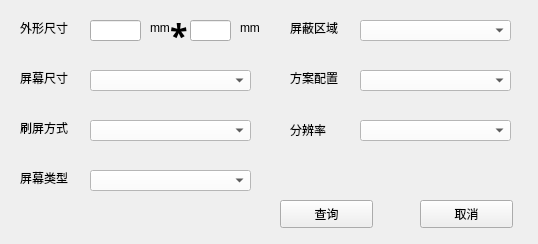
<?xml version="1.0" encoding="UTF-8"?>
<ui version="4.0">
 <class>Model_query</class>
 <widget class="QMainWindow" name="Model_query">
  <property name="geometry">
   <rect>
    <x>0</x>
    <y>0</y>
    <width>538</width>
    <height>244</height>
   </rect>
  </property>
  <property name="windowTitle">
   <string>MainWindow</string>
  </property>
  <widget class="QWidget" name="centralwidget">
   <widget class="QComboBox" name="comboBox_5">
    <property name="geometry">
     <rect>
      <x>90</x>
      <y>70</y>
      <width>161</width>
      <height>21</height>
     </rect>
    </property>
    <property name="styleSheet">
     <string notr="true">background:rgb(255, 255, 255)</string>
    </property>
   </widget>
   <widget class="QComboBox" name="comboBox_9">
    <property name="geometry">
     <rect>
      <x>360</x>
      <y>70</y>
      <width>151</width>
      <height>21</height>
     </rect>
    </property>
    <property name="styleSheet">
     <string notr="true">background:rgb(255, 255, 255)</string>
    </property>
   </widget>
   <widget class="QComboBox" name="comboBox_10">
    <property name="geometry">
     <rect>
      <x>90</x>
      <y>120</y>
      <width>161</width>
      <height>21</height>
     </rect>
    </property>
    <property name="styleSheet">
     <string notr="true">background:rgb(255, 255, 255)</string>
    </property>
   </widget>
   <widget class="QLabel" name="label_11">
    <property name="geometry">
     <rect>
      <x>290</x>
      <y>70</y>
      <width>60</width>
      <height>16</height>
     </rect>
    </property>
    <property name="text">
     <string>方案配置</string>
    </property>
   </widget>
   <widget class="QLabel" name="label_7">
    <property name="geometry">
     <rect>
      <x>20</x>
      <y>120</y>
      <width>61</width>
      <height>16</height>
     </rect>
    </property>
    <property name="text">
     <string>刷屏方式</string>
    </property>
   </widget>
   <widget class="QLabel" name="label_6">
    <property name="geometry">
     <rect>
      <x>20</x>
      <y>20</y>
      <width>61</width>
      <height>16</height>
     </rect>
    </property>
    <property name="text">
     <string>外形尺寸</string>
    </property>
   </widget>
   <widget class="QLabel" name="label_12">
    <property name="geometry">
     <rect>
      <x>20</x>
      <y>70</y>
      <width>61</width>
      <height>16</height>
     </rect>
    </property>
    <property name="text">
     <string>屏幕尺寸</string>
    </property>
   </widget>
   <widget class="QComboBox" name="comboBox">
    <property name="geometry">
     <rect>
      <x>360</x>
      <y>120</y>
      <width>151</width>
      <height>21</height>
     </rect>
    </property>
    <property name="styleSheet">
     <string notr="true">background:rgb(255, 255, 255)</string>
    </property>
   </widget>
   <widget class="QComboBox" name="comboBox_2">
    <property name="geometry">
     <rect>
      <x>90</x>
      <y>170</y>
      <width>161</width>
      <height>21</height>
     </rect>
    </property>
    <property name="styleSheet">
     <string notr="true">background:rgb(255, 255, 255)</string>
    </property>
   </widget>
   <widget class="QPushButton" name="pushButton_3">
    <property name="geometry">
     <rect>
      <x>420</x>
      <y>200</y>
      <width>93</width>
      <height>28</height>
     </rect>
    </property>
    <property name="text">
     <string>取消</string>
    </property>
   </widget>
   <widget class="QPushButton" name="pushButton_2">
    <property name="geometry">
     <rect>
      <x>280</x>
      <y>200</y>
      <width>93</width>
      <height>28</height>
     </rect>
    </property>
    <property name="text">
     <string>查询</string>
    </property>
   </widget>
   <widget class="QLabel" name="label_9">
    <property name="geometry">
     <rect>
      <x>290</x>
      <y>20</y>
      <width>60</width>
      <height>16</height>
     </rect>
    </property>
    <property name="text">
     <string>屏蔽区域</string>
    </property>
   </widget>
   <widget class="QComboBox" name="comboBox_7">
    <property name="geometry">
     <rect>
      <x>360</x>
      <y>20</y>
      <width>151</width>
      <height>21</height>
     </rect>
    </property>
    <property name="styleSheet">
     <string notr="true">background:rgb(255, 255, 255)</string>
    </property>
   </widget>
   <widget class="QLabel" name="label_4">
    <property name="geometry">
     <rect>
      <x>290</x>
      <y>120</y>
      <width>61</width>
      <height>20</height>
     </rect>
    </property>
    <property name="text">
     <string>分辨率</string>
    </property>
   </widget>
   <widget class="QLabel" name="label_3">
    <property name="geometry">
     <rect>
      <x>20</x>
      <y>170</y>
      <width>60</width>
      <height>16</height>
     </rect>
    </property>
    <property name="text">
     <string>屏幕类型</string>
    </property>
   </widget>
   <widget class="QLineEdit" name="lineEdit_2">
    <property name="geometry">
     <rect>
      <x>90</x>
      <y>20</y>
      <width>51</width>
      <height>21</height>
     </rect>
    </property>
   </widget>
   <widget class="QLabel" name="label_2">
    <property name="geometry">
     <rect>
      <x>170</x>
      <y>20</y>
      <width>20</width>
      <height>31</height>
     </rect>
    </property>
    <property name="font">
     <font>
      <family>Adobe Arabic</family>
      <pointsize>24</pointsize>
      <weight>75</weight>
      <bold>true</bold>
     </font>
    </property>
    <property name="text">
     <string>*</string>
    </property>
   </widget>
   <widget class="QLineEdit" name="lineEdit_3">
    <property name="geometry">
     <rect>
      <x>190</x>
      <y>20</y>
      <width>41</width>
      <height>21</height>
     </rect>
    </property>
   </widget>
   <widget class="QLabel" name="label_5">
    <property name="geometry">
     <rect>
      <x>240</x>
      <y>20</y>
      <width>21</width>
      <height>16</height>
     </rect>
    </property>
    <property name="text">
     <string>mm</string>
    </property>
   </widget>
   <widget class="QLabel" name="label_8">
    <property name="geometry">
     <rect>
      <x>150</x>
      <y>20</y>
      <width>21</width>
      <height>16</height>
     </rect>
    </property>
    <property name="text">
     <string>mm</string>
    </property>
   </widget>
  </widget>
 </widget>
 <resources/>
 <connections/>
</ui>
